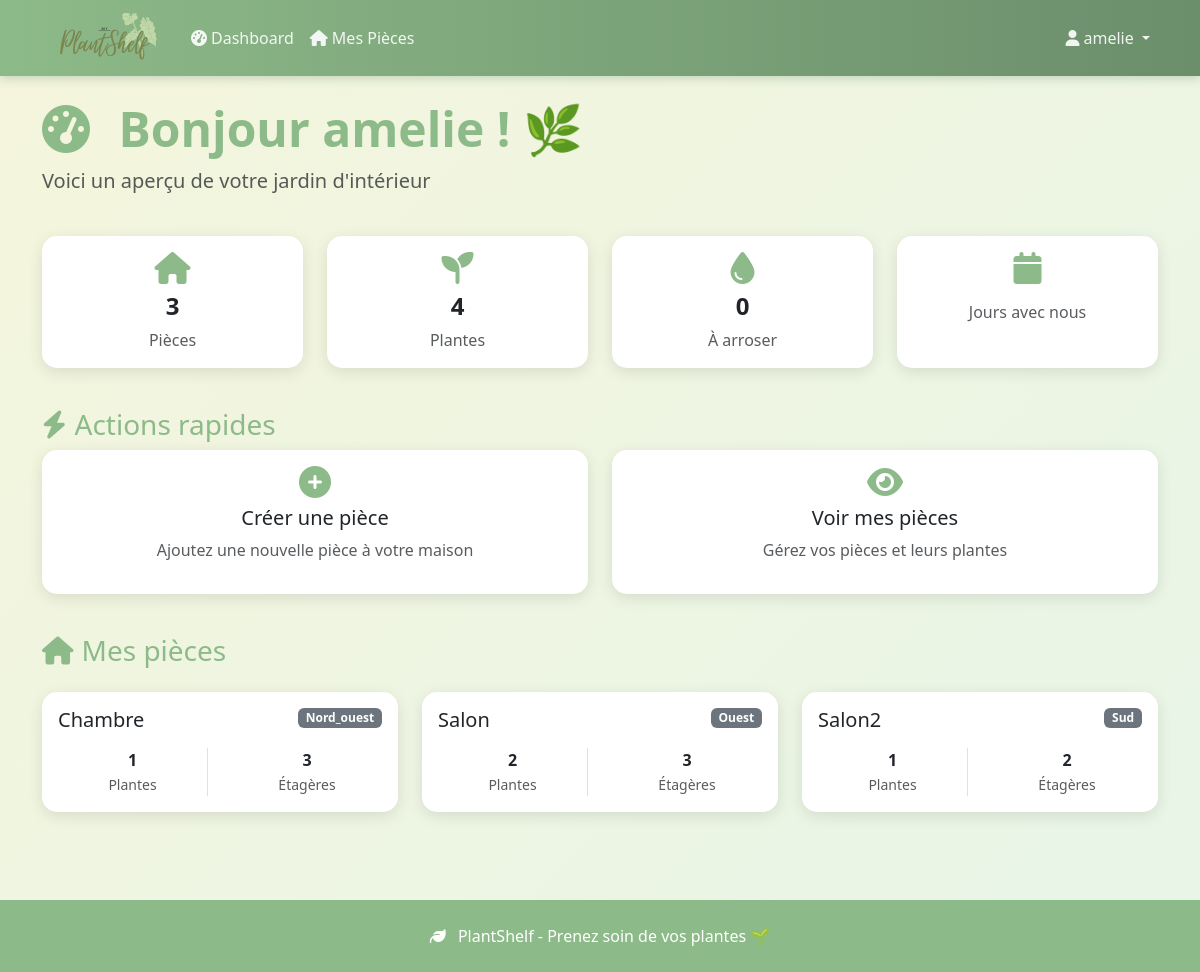
The page /dashboard/ (signed in) on the database its author committed.
### plantes/models.py (models this page shows, shortened)
class Piece(models.Model):
    EXPOSITION_CHOICES = [
        ('nord', 'Nord'),
        ('sud', 'Sud'),
        ('est', 'Est'),
        ('ouest', 'Ouest'),
        ('nord_est', 'Nord-Est'),
        ('nord_ouest', 'Nord-Ouest'),
        ('sud_est', 'Sud-Est'),
        ('sud_ouest', 'Sud-Ouest'),
    ]
    user = models.ForeignKey(User, on_delete=models.CASCADE, related_name='pieces')
    nom = models.CharField(max_length=100)
    exposition = models.CharField(max_length=20, choices=EXPOSITION_CHOICES)
    description = models.TextField(blank=True, null=True)
    nombre_etageres = models.IntegerField(default=3, validators=[MinValueValidator(1), MaxValueValidator(10)])
    created_at = models.DateTimeField(auto_now_add=True)
    updated_at = models.DateTimeField(auto_now=True)
    class Meta:
        ordering = ['nom']
        unique_together = ['user', 'nom']  # Pas deux pièces avec le même nom pour un user
    @property
    def nombre_plantes(self):
        return self.plantes.count()

### plantes/views.py (the view)
# urls.py: path('dashboard/', views.dashboard, name='dashboard'),
@login_required
def dashboard(request):
    pieces = Piece.objects.filter(user=request.user)
    total_plantes = PlantePossedee.objects.filter(user=request.user).count()
    plantes_a_arroser = [p for p in PlantePossedee.objects.filter(user=request.user) if p.a_besoin_arrosage]
    context = {
        'pieces': pieces,
        'total_plantes': total_plantes,
        'nombre_pieces': pieces.count(),
        'plantes_a_arroser': len(plantes_a_arroser),
        'notifications_urgentes': plantes_a_arroser[:5]  # Les 5 plus urgentes
    }
    return render(request, 'plantes/dashboard.html', context)

### plantes/models.py (called while the page is built)
    @property
    def jours_depuis_arrosage(self):
        from django.utils import timezone
        return (timezone.now() - self.derniere_fois_arrosee).days

    @property
    def a_besoin_arrosage(self):
        return self.jours_depuis_arrosage >= self.espece.frequence_arrosage_jours

### plantes/templates/plantes/dashboard.html (shortened to what this page needs)
{% extends 'base.html' %}
{% block content %}
<div class="row mb-4">
    <div class="col-12">
        <h1 class="display-5 fw-bold" style="color: var(--plant-green);">
            <i class="fas fa-tachometer-alt me-3"></i>
            Bonjour {{ user.username }} ! 🌿
        </h1>
        <p class="lead text-muted">Voici un aperçu de votre jardin d'intérieur</p>
    </div>
</div>
<div class="row mb-4">
    <div class="col-md-3 mb-3">
        <div class="card text-center h-100">
            <div class="card-body">
                <i class="fas fa-home plant-icon mb-2" style="font-size: 2rem;"></i>
                <h4 class="fw-bold">{{ nombre_pieces }}</h4>
                <p class="text-muted mb-0">Pièce{{ nombre_pieces|pluralize }}</p>
            </div>
        </div>
    </div>
    <div class="col-md-3 mb-3">
        <div class="card text-center h-100">
            <div class="card-body">
                <i class="fas fa-seedling plant-icon mb-2" style="font-size: 2rem;"></i>
                <h4 class="fw-bold">{{ total_plantes }}</h4>
                <p class="text-muted mb-0">Plante{{ total_plantes|pluralize }}</p>
            </div>
        </div>
    </div>
    <div class="col-md-3 mb-3">
        <div class="card text-center h-100 {% if plantes_a_arroser > 0 %}border-warning{% endif %}">
            <div class="card-body">
                <i class="fas fa-tint mb-2 {% if plantes_a_arroser > 0 %}text-warning{% else %}plant-icon{% endif %}" style="font-size: 2rem;"></i>
                <h4 class="fw-bold {% if plantes_a_arroser > 0 %}text-warning{% endif %}">{{ plantes_a_arroser }}</h4>
                <p class="text-muted mb-0">À arroser</p>
            </div>
        </div>
    </div>
    <div class="col-md-3 mb-3">
        <div class="card text-center h-100">
            <div class="card-body">
                <i class="fas fa-calendar plant-icon mb-2" style="font-size: 2rem;"></i>
                <p class="text-muted mb-0">Jours avec nous</p>
            </div>
        </div>
    </div>
</div>
<div class="row mb-4">
    <div class="col-12">
        <h3 style="color: var(--plant-green);">
            <i class="fas fa-bolt me-2"></i>Actions rapides
        </h3>
    </div>
    <div class="col-md-6 mb-3">
        <a href="{% url 'creer_piece' %}" class="card text-decoration-none h-100">
            <div class="card-body text-center">
                <i class="fas fa-plus-circle plant-icon mb-2" style="font-size: 2rem;"></i>
                <h5 class="card-title">Créer une pièce</h5>
                <p class="text-muted">Ajoutez une nouvelle pièce à votre maison</p>
            </div>
        </a>
    </div>
    <div class="col-md-6 mb-3">
        <a href="{% url 'mes_pieces' %}" class="card text-decoration-none h-100">
            <div class="card-body text-center">
                <i class="fas fa-eye plant-icon mb-2" style="font-size: 2rem;"></i>
                <h5 class="card-title">Voir mes pièces</h5>
                <p class="text-muted">Gérez vos pièces et leurs plantes</p>
            </div>
        </a>
    </div>
</div>
{% if pieces %}
<div class="row">
    <div class="col-12 mb-3">
        <h3 style="color: var(--plant-green);">
            <i class="fas fa-home me-2"></i>Mes pièces
        </h3>
    </div>
    {% for piece in pieces %}
    <div class="col-md-4 mb-3">
        <a href="{% url 'bibliotheque_piece' piece.id %}" class="card text-decoration-none h-100">
            <div class="card-body">
                <div class="d-flex justify-content-between align-items-start mb-2">
                    <h5 class="card-title mb-0">{{ piece.nom }}</h5>
                    <span class="badge bg-secondary">{{ piece.exposition|capfirst }}</span>
                </div>
                <div class="row text-center mt-3">
                    <div class="col-6">
                        <div class="border-end">
                            <strong class="d-block">{{ piece.nombre_plantes }}</strong>
                            <small class="text-muted">Plantes</small>
                        </div>
                    </div>
                    <div class="col-6">
                        <strong class="d-block">{{ piece.nombre_etageres }}</strong>
                        <small class="text-muted">Étagères</small>
                    </div>
                </div>
            </div>
        </a>
    </div>
    {% endfor %}
</div>
{% endif %}
{% endblock %}

### plantes/templates/base.html (shortened to what this page needs)
 {% load static %}
<!DOCTYPE html>
<html lang="fr">
<head>
    <link href="https://cdnjs.cloudflare.com/ajax/libs/bootstrap/5.3.0/css/bootstrap.min.css" rel="stylesheet">
    <link href="https://cdnjs.cloudflare.com/ajax/libs/font-awesome/6.4.0/css/all.min.css" rel="stylesheet">
</head>
<body class="d-flex flex-column">
    <nav class="navbar navbar-expand-lg">
        <div class="container">
            <a class="navbar-brand" href="{% url 'home' %}">
                <img id="logo" src="{% static 'images\logo.png' %}">
            </a>
            <div class="collapse navbar-collapse" id="navbarNav">
                <ul class="navbar-nav me-auto">
                    {% if user.is_authenticated %}
                        <li class="nav-item">
                            <a class="nav-link" href="{% url 'dashboard' %}">
                                <i class="fas fa-tachometer-alt me-1"></i>Dashboard
                            </a>
                        </li>
                        <li class="nav-item">
                            <a class="nav-link" href="{% url 'mes_pieces' %}">
                                <i class="fas fa-home me-1"></i>Mes Pièces
                            </a>
                        </li>
                    {% endif %}
                </ul>
                <ul class="navbar-nav">
                    {% if user.is_authenticated %}
                        <li class="nav-item dropdown">
                            <a class="nav-link dropdown-toggle" href="#" role="button" data-bs-toggle="dropdown">
                                <i class="fas fa-user me-1"></i>{{ user.username }}
                            </a>
                        </li>
                    {% endif %}
                </ul>
            </div>
        </div>
    </nav>
    <main class="container my-4 flex-grow-1">
        {% block content %}
        {% endblock %}
    </main>
    <footer class="py-4 mt-5">
        <div class="container text-center">
            <p class="mb-0">
                <i class="fas fa-leaf me-2"></i>
                PlantShelf - Prenez soin de vos plantes 🌱
            </p>
        </div>
    </footer>
</body>
</html>

### plantes/templates/base.html (style rules this page uses)
:root { --plant-green: #8dba89ff; --light-green: #a8d5ba; --earth-brown: #8b4513; --soft-beige: #f5f5dc; }
body { background: linear-gradient(135deg, var(--soft-beige) 0%, #e8f5e8 100%); min-height: 100vh; }
#logo { width: 125px; height: 50px; object-fit: cover; }
.navbar { background: linear-gradient(90deg, var(--plant-green) 0%, #6b8e6b 100%); box-shadow: 0 2px 10px rgba(74, 124, 89, 0.3); }
.navbar-brand { font-weight: bold; color: white !important; }
.navbar-nav .nav-link { color: rgba(255, 255, 255, 0.9) !important; transition: color 0.3s; }
.card { border: none; box-shadow: 0 4px 15px rgba(0, 0, 0, 0.1); border-radius: 15px; transition: transform 0.3s, box-shadow 0.3s; }
.plant-icon { color: var(--plant-green); font-size: 1.2em; }
footer { background: var(--plant-green); color: white; margin-top: auto; }

### rows shown on the page
Piece: nom "Chambre", exposition "Nord_ouest", nombre_plantes "1", nombre_etageres "3"
Piece: nom "Salon", exposition "Ouest", nombre_plantes "2", nombre_etageres "3"
Piece: nom "Salon2", exposition "Sud", nombre_plantes "1", nombre_etageres "2"

### other values the page prints
{{ user.username }} "amelie"
{{ nombre_pieces }} "3"
{{ total_plantes }} "4"
{{ plantes_a_arroser }} "0"
